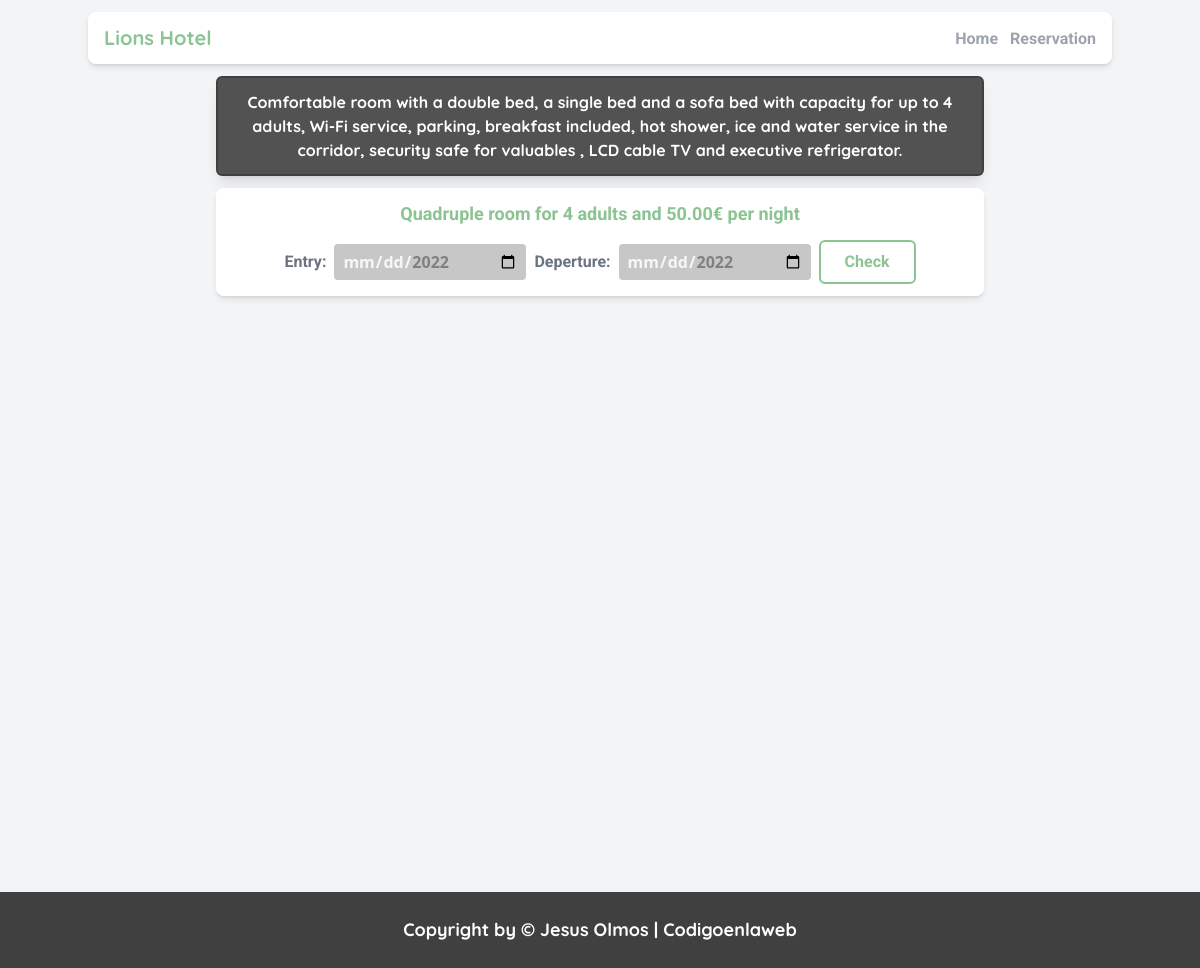
Page /typeofroom/4/ on the committed database.
### apps/TypeOfRoom/models.py (models this page shows, shortened)
class TypeOfRoom(models.Model):
    category = models.CharField(verbose_name="Category", max_length=20)
    number_of_people = models.IntegerField(verbose_name="Number of people")
    price = models.DecimalField(verbose_name="Price", max_digits=5, decimal_places=2)
    description = models.TextField(verbose_name="Description", blank=True, null=True)
    class Meta:
        verbose_name = 'TypeOfRoom'
        verbose_name_plural = 'TypeOfRooms'

### apps/TypeOfRoom/views.py (the view, shortened to what this page needs)
# urls.py: path('<pk>/', RoomAvaibleDetailView.as_view(), name="room_avaible"),
class RoomAvaibleDetailView(DetailView):
    context_object_name = 'type_of_room'
    model = TypeOfRoom
    template_name = "type_of_room/room_avaible.html"
    success_url = reverse_lazy("home:dashboard")
    def get_context_data(self,**kwargs):
        context = super(RoomAvaibleDetailView, self).get_context_data(**kwargs)
        category = self.kwargs.get('pk')
        entry_date = self.request.GET.get('entry_date')
        deperture_date = self.request.GET.get('deperture_date')
        context['min_date'] = date.today().strftime("%Y-%m-%d")
        context['entry_date'] = entry_date
        context['deperture_date'] = deperture_date
        return context

### templates/type_of_room/room_avaible.html (shortened to what this page needs)
{% extends 'modules/base.html' %}
{% load static %}
{% block main_content %}
<main class="px-2 md:px-4 min-h-screen">
    {% if type_of_room.description != None and type_of_room.description != "" and type_of_room.description|length > 8  %}
    <article class="animate__animated animate__backInLeft max-w-screen-md mx-auto px-2 py-2 md:py-3 md:px-4 bg-neutral-600 border-2 border-solid shadow-lg border-neutral-700 rounded-md text-center">
        <h2 class="text-white font-bold font-quicksand">
            {{type_of_room.description}}
        </h2>
    </article>
    {% endif %}
    <form method="get" class="animate__animated animate__slow animate__fadeIn containermd flex flex-col md:flex-row items-center md:flex-wrap md:justify-center">
        {% if type_of_room.number_of_people > 1 %}
        <h3 class="md:w-full md:mb-3 text-center mb-2 text-lg font-roboto font-bold text-principalgreen">{{type_of_room.category}} room for {{type_of_room.number_of_people}} adults and {{type_of_room.price}}€ per night</h3>
        {% else %}
        <h3 class="md:w-full md:mb-3 text-center mb-2 text-lg font-roboto font-bold text-principalgreen">{{type_of_room.category}} room for an adult and {{type_of_room.price}}€ per night</h3>
        {% endif %}
        <label class="mr-2 text-gray-500 font-bold font-roboto" for="entry_date">Entry:</label>
        <input class="md:mr-2 md:mb-0 h-9 w-48 mb-2 bg-secondarygray rounded px-2 text-textinputfield font-bold outline-principalgreen outline-2" type="date" name="entry_date" id="entry_date" min="{{min_date}}" max="2022-12-31" required>
        <label class="mr-2 text-gray-500 font-bold font-roboto" for="deperture_date">Deperture:</label>
        <input class="md:mr-2 md:mb-0 h-9 w-48 mb-2 bg-secondarygray rounded px-2 text-textinputfield font-bold outline-principalgreen" type="date" name="deperture_date" id="deperture_date" min="{{min_date}}" max="2022-12-31" required>
        <input class="buttonpricipal px-6" type="submit" value="Check">
    </form>
</main class="px-2 md:px-4">
{% endblock main_content %}

### rows in the picture
TypeOfRoom: description "Comfortable room with a double bed, a single bed and a sofa bed with capacity for up to 4 adults, Wi-Fi service, parking, breakfast included, hot shower, ice and water service in the corridor, security safe for valuables , LCD cable TV and executive refrigerator.", category "Quadruple", number_of_people "4", price "50.00"
